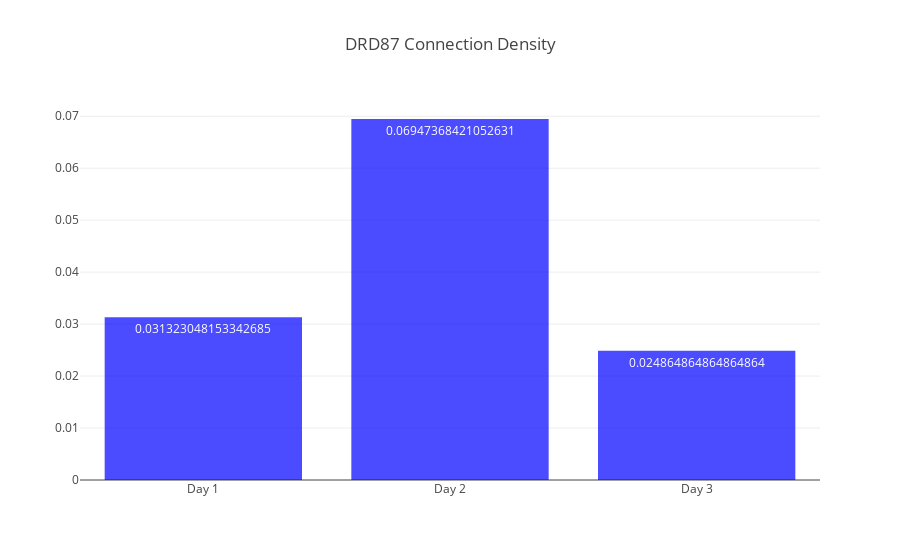

This figure's notebook cell:
### Code cell
x = ["Day 1", "Day 2", "Day 3"]
y = [drd87_day1_graph.connection_density, drd87_day2_graph.connection_density, drd87_day3_graph.connection_density]
plot_network_measures(x, y, title="DRD87 Connection Density", color="rgb(0,0,255)")

### Figure 1 — Plotly figure (JSON) as saved in the notebook; plotly's stock layout.template omitted (floating-point values rounded to 4 significant figures)
{"data": [{"marker": {"color": "rgb(0,0,255)"}, "name": "1", "opacity": 0.7, "text": [0.03132, 0.06947, 0.02486], "textposition": "auto", "type": "bar", "uid": "36846c", "x": ["Day 1", "Day 2", "Day 3"], "y": [0.03132, 0.06947, 0.02486]}], "layout": {"autosize": true, "title": "DRD87 Connection Density", "xaxis": {"autorange": true, "range": [-0.5, 2.5], "type": "category"}, "yaxis": {"autorange": true, "range": [0, 0.07313], "type": "linear"}}}
